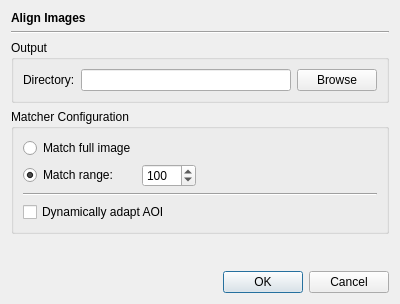
<?xml version="1.0" encoding="UTF-8"?>
<ui version="4.0">
 <class>OpAlignDialog</class>
 <widget class="QDialog" name="OpAlignDialog">
  <property name="geometry">
   <rect>
    <x>0</x>
    <y>0</y>
    <width>400</width>
    <height>304</height>
   </rect>
  </property>
  <property name="windowTitle">
   <string>Dialog</string>
  </property>
  <layout class="QVBoxLayout" name="verticalLayout">
   <item>
    <widget class="QLabel" name="label">
     <property name="font">
      <font>
       <weight>75</weight>
       <bold>true</bold>
      </font>
     </property>
     <property name="text">
      <string>Align Images</string>
     </property>
    </widget>
   </item>
   <item>
    <widget class="Line" name="line">
     <property name="orientation">
      <enum>Qt::Horizontal</enum>
     </property>
    </widget>
   </item>
   <item>
    <widget class="QGroupBox" name="groupBox">
     <property name="title">
      <string>Output</string>
     </property>
     <layout class="QGridLayout" name="gridLayout">
      <item row="0" column="0">
       <widget class="QLabel" name="label_2">
        <property name="text">
         <string>Directory:</string>
        </property>
       </widget>
      </item>
      <item row="0" column="1">
       <widget class="QLineEdit" name="outputDirField"/>
      </item>
      <item row="0" column="2">
       <widget class="QPushButton" name="browseButton">
        <property name="text">
         <string>Browse</string>
        </property>
       </widget>
      </item>
     </layout>
    </widget>
   </item>
   <item>
    <widget class="QGroupBox" name="groupBox_2">
     <property name="title">
      <string>Matcher Configuration</string>
     </property>
     <layout class="QGridLayout" name="gridLayout_2">
      <item row="1" column="0">
       <widget class="QRadioButton" name="matchRangeButton">
        <property name="text">
         <string>Match range:</string>
        </property>
        <property name="checked">
         <bool>true</bool>
        </property>
        <attribute name="buttonGroup">
         <string notr="true">buttonGroup</string>
        </attribute>
       </widget>
      </item>
      <item row="3" column="0" colspan="3">
       <widget class="QCheckBox" name="dynamicAOIBox">
        <property name="text">
         <string>Dynamically adapt AOI</string>
        </property>
       </widget>
      </item>
      <item row="0" column="0">
       <widget class="QRadioButton" name="matchFullButton">
        <property name="text">
         <string>Match full image</string>
        </property>
        <attribute name="buttonGroup">
         <string notr="true">buttonGroup</string>
        </attribute>
       </widget>
      </item>
      <item row="1" column="2">
       <spacer name="horizontalSpacer">
        <property name="orientation">
         <enum>Qt::Horizontal</enum>
        </property>
        <property name="sizeHint" stdset="0">
         <size>
          <width>40</width>
          <height>20</height>
         </size>
        </property>
       </spacer>
      </item>
      <item row="1" column="1">
       <widget class="QSpinBox" name="matchRangeBox">
        <property name="minimum">
         <number>10</number>
        </property>
        <property name="maximum">
         <number>1000</number>
        </property>
        <property name="singleStep">
         <number>10</number>
        </property>
        <property name="value">
         <number>100</number>
        </property>
       </widget>
      </item>
      <item row="2" column="0" colspan="3">
       <widget class="Line" name="line_2">
        <property name="orientation">
         <enum>Qt::Horizontal</enum>
        </property>
       </widget>
      </item>
     </layout>
    </widget>
   </item>
   <item>
    <spacer name="verticalSpacer">
     <property name="orientation">
      <enum>Qt::Vertical</enum>
     </property>
     <property name="sizeHint" stdset="0">
      <size>
       <width>20</width>
       <height>40</height>
      </size>
     </property>
    </spacer>
   </item>
   <item>
    <widget class="QDialogButtonBox" name="buttonBox">
     <property name="orientation">
      <enum>Qt::Horizontal</enum>
     </property>
     <property name="standardButtons">
      <set>QDialogButtonBox::Cancel|QDialogButtonBox::Ok</set>
     </property>
    </widget>
   </item>
  </layout>
 </widget>
 <tabstops>
  <tabstop>outputDirField</tabstop>
  <tabstop>browseButton</tabstop>
  <tabstop>matchFullButton</tabstop>
  <tabstop>matchRangeButton</tabstop>
  <tabstop>matchRangeBox</tabstop>
  <tabstop>dynamicAOIBox</tabstop>
 </tabstops>
 <resources/>
 <connections>
  <connection>
   <sender>buttonBox</sender>
   <signal>accepted()</signal>
   <receiver>OpAlignDialog</receiver>
   <slot>accept()</slot>
   <hints>
    <hint type="sourcelabel">
     <x>248</x>
     <y>254</y>
    </hint>
    <hint type="destinationlabel">
     <x>157</x>
     <y>274</y>
    </hint>
   </hints>
  </connection>
  <connection>
   <sender>buttonBox</sender>
   <signal>rejected()</signal>
   <receiver>OpAlignDialog</receiver>
   <slot>reject()</slot>
   <hints>
    <hint type="sourcelabel">
     <x>316</x>
     <y>260</y>
    </hint>
    <hint type="destinationlabel">
     <x>286</x>
     <y>274</y>
    </hint>
   </hints>
  </connection>
 </connections>
 <buttongroups>
  <buttongroup name="buttonGroup"/>
 </buttongroups>
</ui>
